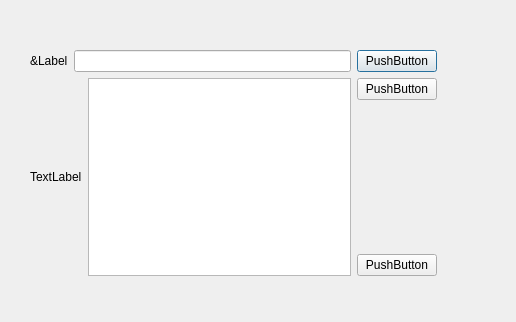
<?xml version="1.0" encoding="UTF-8"?>
<ui version="4.0">
 <class>Dialog</class>
 <widget class="QDialog" name="Dialog">
  <property name="geometry">
   <rect>
    <x>0</x>
    <y>0</y>
    <width>516</width>
    <height>322</height>
   </rect>
  </property>
  <property name="windowTitle">
   <string>Dialog</string>
  </property>
  <widget class="QWidget" name="">
   <property name="geometry">
    <rect>
     <x>30</x>
     <y>50</y>
     <width>407</width>
     <height>226</height>
    </rect>
   </property>
   <layout class="QHBoxLayout" name="horizontalLayout_3">
    <item>
     <layout class="QVBoxLayout" name="verticalLayout_2">
      <item>
       <layout class="QHBoxLayout" name="horizontalLayout">
        <item>
         <widget class="QLabel" name="label">
          <property name="text">
           <string>&amp;Label</string>
          </property>
         </widget>
        </item>
        <item>
         <widget class="QLineEdit" name="lineEdit"/>
        </item>
       </layout>
      </item>
      <item>
       <layout class="QHBoxLayout" name="horizontalLayout_2">
        <item>
         <widget class="QLabel" name="label_2">
          <property name="text">
           <string>TextLabel</string>
          </property>
         </widget>
        </item>
        <item>
         <widget class="QTextEdit" name="textEdit"/>
        </item>
       </layout>
      </item>
     </layout>
    </item>
    <item>
     <layout class="QVBoxLayout" name="verticalLayout">
      <item>
       <widget class="QPushButton" name="nameButton">
        <property name="text">
         <string>PushButton</string>
        </property>
       </widget>
      </item>
      <item>
       <widget class="QPushButton" name="pushButton">
        <property name="text">
         <string>PushButton</string>
        </property>
       </widget>
      </item>
      <item>
       <spacer name="verticalSpacer">
        <property name="orientation">
         <enum>Qt::Vertical</enum>
        </property>
        <property name="sizeHint" stdset="0">
         <size>
          <width>20</width>
          <height>68</height>
         </size>
        </property>
       </spacer>
      </item>
      <item>
       <widget class="QPushButton" name="pushButton_2">
        <property name="text">
         <string>PushButton</string>
        </property>
       </widget>
      </item>
     </layout>
    </item>
   </layout>
  </widget>
 </widget>
 <tabstops>
  <tabstop>lineEdit</tabstop>
  <tabstop>nameButton</tabstop>
  <tabstop>pushButton</tabstop>
  <tabstop>textEdit</tabstop>
  <tabstop>pushButton_2</tabstop>
 </tabstops>
 <resources/>
 <connections/>
</ui>
